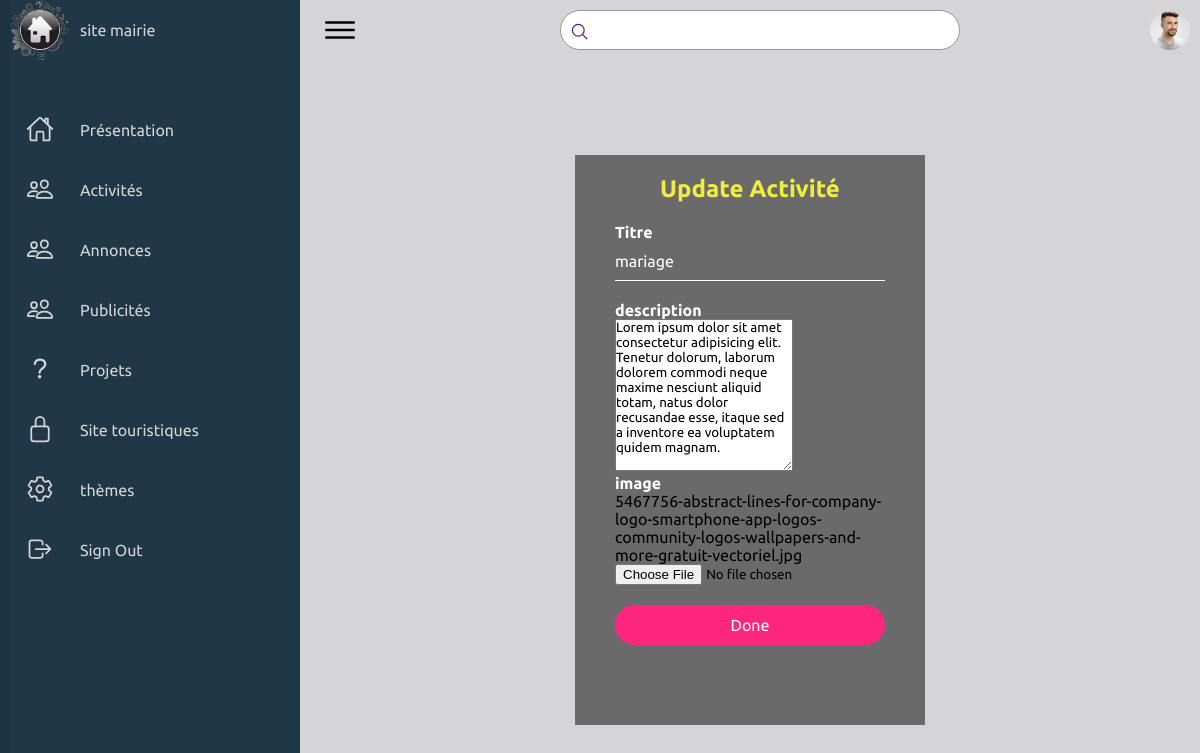
Screenshot of /CMS_2064/Admin/MD_Activité.php?id=3 with the database file from the repository.
### CMS_2064/Admin/MD_Activité.php (the view, shortened to what this page needs)
<?php
    include 'includes/headlog.php';
    require "includes/header.php";
    if (isset($_GET['id'])){
        $id= $_GET['id'];
        $req = "SELECT * FROM Activité WHERE id = '$id'";
        $res1 = $conn->query($req);
        if ($res1) {
            $all = $res1->fetchAll();
            foreach ($all as $publisher) {
?>
<div class="registerBox form">
        <h2>Update Activité</h2>
        <form action="./MD_Activité.php?id=<?php echo $id; ?>" method="post" enctype="multipart/form-data">
            <p>Titre</p>
            <input type="text" name="title" id="" placeholder="Enter titre" value="<?php echo $publisher['Titre']; ?>">
            <p>description</p>
            <textarea name="content" id="" rows="10" placeholder="Enter description"><?php echo $publisher['description']; ?></textarea>
            <p>image</p>
            <span><?php echo $publisher['image']; ?></span>
            <input type="file" name="profile" id="profile" >
            <input type="submit" value="Done" name="Done">
        </form>
    </div>
<?php
            }
        }
    }
    require "includes/footer.php";
?>

### CMS_2064/css/style.css (style rules this page uses)
* { font-family: "Ubuntu", sans-serif; margin: 0; padding: 0; box-sizing: border-box; }
:root { --background: #1b3444fa; --white: rgb(213, 213, 216); --gray: #f5f5f5; --black1: #222; --black2: #999; }
body { min-height: 100vh; overflow-x: hidden; }
.registerBox { position: absolute; top: 55%; left: 50%; transform:translate(-50%,-50%); width: 350px; height: 570px; padding: 20px 40px ; box-sizing: border-box; background: rgba(0, 0, 0, .5); }
.form h2 { margin: 0; padding: 0 0 20px; color: #efed40; text-align: center; }
.loginBox p,.registerBox p { margin: 0; padding: 0; font-weight: bold; color: #fff; }
.loginBox input,.registerBox input { width: 100%; margin-bottom: 20px; }
.loginBox input[type="text"], .loginBox input[type="date"], #email, .loginBox textarea, .loginBox input[type="password"], .registerBox input[type="text"], .registerBox input[type="password"] { border: none; outline: none; border-bottom: 1px solid #fff; background: transparent; height: 40px; color: #fff; font-size: 16px; }
::placeholder { color: rgba(255, 255, 255, .5); }
.loginBox input[type="submit"], .registerBox input[type="submit"] { border: none; outline: none; height: 40px; color: #fff; font-size: 16px; background: #ff267e; cursor: pointer; border-radius: 20px; }

### rows the page displays
activité: title "mariage", content "Lorem ipsum dolor sit amet consectetur adipisicing elit. Tenetur dolorum, laborum dolorem commodi neque maxime nesciunt aliquid totam, natus dolor recusandae esse, itaque sed a inventore ea voluptatem quidem magnam.", image "5467756-abstract-lines-for-company-logo-smartphone-app-logos-community-logos-wallpapers-and-more-gratuit-vectoriel.jpg"
